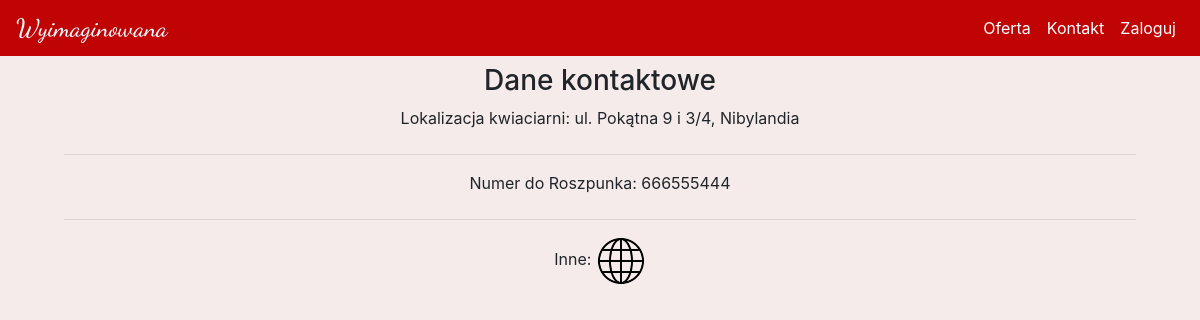
The page /kotakt on the database its author committed.
### kwiaciarnia/models.py (models this page shows)
class Adres(db.Model):
    id = db.Column(db.Integer(), primary_key=True)
    addres = db.Column(db.String())

class Contact(db.Model):
    id = db.Column(db.Integer(), primary_key=True)
    phone_number = db.Column(db.Integer())
    number_owner = db.Column(db.String())

class SocialMedia(db.Model):
    id = db.Column(db.Integer(), primary_key=True)
    social_media_link = db.Column(db.String())
    madia = db.Column(db.String())

### kwiaciarnia/routes.py (the view)
@app.route('/kotakt')
def contact():
    addreses = Adres.query.all()
    phone_numbers = Contact.query.all()
    links = SocialMedia.query.all()
    return render_template('contact.html', addreses=addreses, phone_numbers=phone_numbers, links=links)

### kwiaciarnia/templates/contact.html (shortened to what this page needs)
{% extends 'base.html' %}
{% block content %}
<div>
    <h3>Dane kontaktowe</h3>
    {% for adrres in addreses %}
        <label>Lokalizacja kwiaciarni: {{adrres.addres}}</label>
        <br>
    {% endfor %}
    <hr>
    {% for number in phone_numbers %}
        <label>Numer do {{number.number_owner}}: {{number.phone_number}}</label>
        <br>
    {% endfor %}
    <hr>
    {% for link in links %}
        {% if link.madia == "instagram" %}
        <label>Instagram: </label>
        <a href="https://github.com/Ja-ku-ba"><img src="/static/uploads/icons/ig.png"></a>
        {% elif link.madia == "facebook" %}
        <label>Facebook: </label>
        <a href="https://github.com/Ja-ku-ba"><img src="/static/uploads/icons/fb.png"></a>
        {% else %}
        <label>Inne: </label>
        <a href="https://github.com/Ja-ku-ba"><img src="/static/uploads/icons/weeb.png"></a>
        {% endif %}
        <br>
    {% endfor %}
</div>
{% endblock %}

### kwiaciarnia/static/styles/main.css (style rules this page uses)
body { background-color: #f5ebeb; }

### rows shown on the page
Adres: addres "ul. Pokątna 9 i 3/4, Nibylandia"
Contact: number_owner "Roszpunka", phone_number "666555444"
